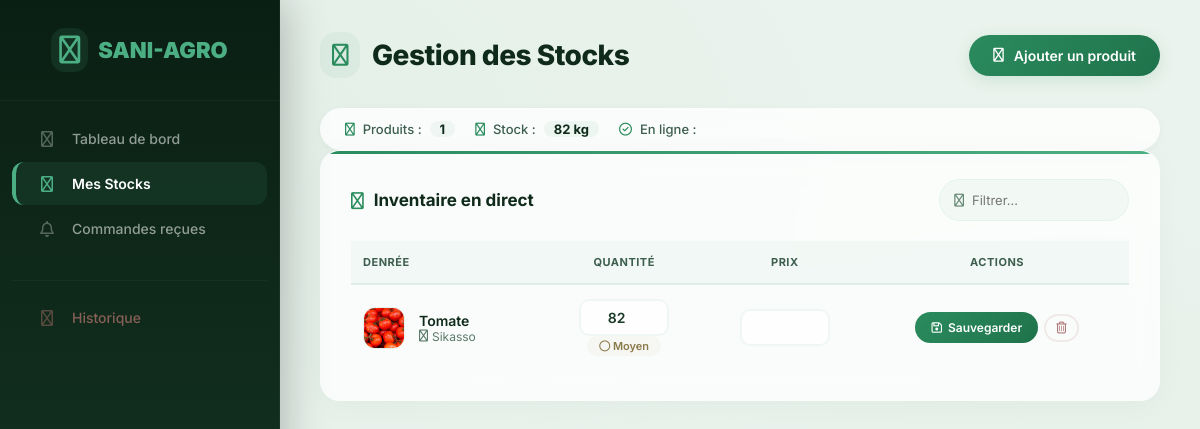
Page /dashboard/producteur/stocks/ (signed in) on the committed database.
### gestion_agro/models.py (models this page shows, shortened)
class Produits(models.Model):
    producteur = models.ForeignKey(Producteur, on_delete=models.CASCADE, related_name="produits")
    nom_produit = models.CharField(max_length=150)
    categorie = models.CharField(max_length=80)
    quantite_dispo = models.IntegerField(default=0)
    unite_mesure = models.CharField(max_length=20, default="kg")
    prix_unitaire = models.DecimalField(max_digits=12, decimal_places=2)
    image_produit = models.ImageField(upload_to="produits/", blank=True, null=True)
    zone_production = models.CharField(max_length=150, blank=True, null=True)
    date_disponibilite = models.DateField(blank=True, null=True)

### gestion_agro/views.py (the view)
# urls.py: path('dashboard/producteur/stocks/', views.voir_stocks, name='mes_stocks'),
@login_required
def voir_stocks(request):
    try:
        utilisateur_profil = request.user.utilisateur_profile
        try:
            p = utilisateur_profil.profil_producteur
        except:
            p = Producteur.objects.get(profil=utilisateur_profil)
        prods = Produits.objects.filter(producteur=p).order_by('-id')
        stock_total = sum(pr.quantite_dispo for pr in prods)
        context = {
            'mes_produits': prods,
            'stock_total': stock_total,
            'total_produits': prods.count(),
        }
        return render(request, 'mes_stocks.html', context)
    except Exception as e:
        messages.error(request, f"Erreur : {str(e)}")
        return redirect('dashboard_producteur')

### gestion_agro/context_processors.py (called while the page is built)
def notifications_non_lues(request):
    return {'suspense_count': 0}

### templates/mes_stocks.html (shortened to what this page needs)
<!DOCTYPE html>
<html lang="fr">
<head>
    <link rel="stylesheet" href="https://cdnjs.cloudflare.com/ajax/libs/font-awesome/6.5.0/css/all.min.css" />
</head>
<body>
    <div class="sidebar">
        <div class="sidebar-brand"><i class="fa-regular fa-leaf"></i> SANI-AGRO</div>
        <ul class="sidebar-menu">
            <li class="sidebar-item"><a href="{% url 'dashboard_producteur' %}"><i class="fa-regular fa-chart-pie"></i> <span>Tableau de bord</span></a></li>
            <li class="sidebar-item active"><a href="#"><i class="fa-regular fa-warehouse"></i> <span>Mes Stocks</span></a></li>
            <li class="sidebar-item"><a href="{% url 'commandes_recues' %}"><i class="fa-regular fa-bell"></i> <span>Commandes reçues</span></a></li>
            <li class="sidebar-item"><a href="{% url 'historique_ventes' %}"><i class="fa-regular fa-clock-rotate-left"></i> <span>Historique</span></a></li>
        </ul>
    </div>
    <div class="main-content">
        <div class="page-header">
            <h1><i class="fa-regular fa-warehouse"></i> Gestion des Stocks</h1>
            <div class="header-actions">
                <a href="{% url 'ajouter_produit' %}" class="btn-add">
                    <i class="fa-regular fa-circle-plus"></i> Ajouter un produit
                </a>
            </div>
        </div>
        <div class="stats-mini">
            <span class="stat-item">
                <i class="fa-regular fa-seedling"></i> Produits : <span class="stat-value">{{ mes_produits|length }}</span>
            </span>
            <span class="stat-item">
                <i class="fa-regular fa-weight-scale"></i> Stock : <span class="stat-value">{{ stock_total }} kg</span>
            </span>
            <span class="stat-item">
                <i class="fa-regular fa-circle-check"></i> En ligne :
            </span>
        </div>
        <div class="card">
            <div class="card-header">
                <h3><i class="fa-regular fa-boxes-stacked"></i> Inventaire en direct</h3>
                <div class="search-mini">
                    <i class="fa-regular fa-magnifying-glass"></i>
                    <input type="text" id="searchProduct" placeholder="Filtrer..." onkeyup="filtrerTableau()">
                </div>
            </div>
            <table>
                <thead>
                    <tr>
                        <th>Denrée</th>
                        <th style="text-align:center;">Quantité</th>
                        <th style="text-align:center;">Prix</th>
                        <th style="text-align:center;">Actions</th>
                    </tr>
                </thead>
                <tbody>
                    {% for pr in mes_produits %}
                    <tr class="product-row" data-name="{{ pr.nom_produit|lower }}">
                        <td>
                            <div class="product-cell">
                                <div class="product-icon {% if pr.image_produit %}has-image{% endif %}">
                                    {% if pr.image_produit %}
                                        <img src="{{ pr.image_produit.url }}" alt="{{ pr.nom_produit }}">
                                    {% else %}
                                        <i class="fa-regular fa-seedling"></i>
                                    {% endif %}
                                </div>
                                <div class="product-info">
                                    <div class="product-name">{{ pr.nom_produit }}</div>
                                    <div class="product-zone">
                                        <i class="fa-regular fa-location-dot"></i> {{ pr.zone_p|default:"Sikasso" }}
                                    </div>
                                </div>
                            </div>
                        </td>
                        <form action="{% url 'modifier_produit' pr.id %}" method="POST">
                            <td style="text-align:center;">
                                <input type="number" name="quantite_dispo" value="{{ pr.quantite_dispo }}" class="input-inline" required min="0">
                                <br>
                                {% if pr.quantite_dispo > 100 %}
                                    <span class="badge-stock high"><i class="fa-regular fa-circle-check"></i> Frais</span>
                                {% elif pr.quantite_dispo > 50 %}
                                    <span class="badge-stock medium"><i class="fa-regular fa-circle"></i> Moyen</span>
                                {% elif pr.quantite_dispo > 0 %}
                                    <span class="badge-stock low"><i class="fa-regular fa-clock"></i> Derniers</span>
                                {% else %}
                                    <span class="badge-stock empty"><i class="fa-regular fa-circle-xmark"></i> Épuisé</span>
                                {% endif %}
                            </td>
                            <td style="text-align:center;">
                                <input type="number" name="prix_unitaire" value="{{ pr.prix_unitaire }}" class="input-inline" required min="0" step="10">
                            </td>
                            <td style="text-align:center;">
                                <div class="btn-group">
                                    <button type="submit" class="btn-update">
                                        <i class="fa-regular fa-floppy-disk"></i> Sauvegarder
                                    </button>
                                    <a href="{% url 'supprimer_produit' pr.id %}" class="btn-delete" onclick="return confirm('Supprimer ce produit ?');">
                                        <i class="fa-regular fa-trash-can"></i>
                                    </a>
                                </div>
                            </td>
                        </form>
                    </tr>
                    {% endfor %}
                </tbody>
            </table>
        </div>
    </div>
</body>
</html>

### rows in the picture
Produits: image_produit (picture), nom_produit "Tomate", zone_p "Sikasso", quantite_dispo "82", shows "Moyen"

### other values in the picture
{{ mes_produits|length }} "1"
{{ stock_total }} "82"
